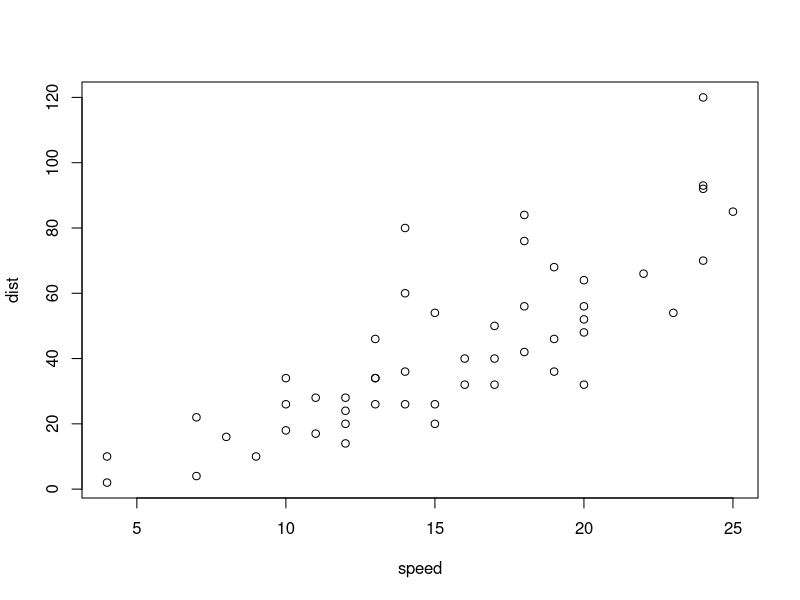
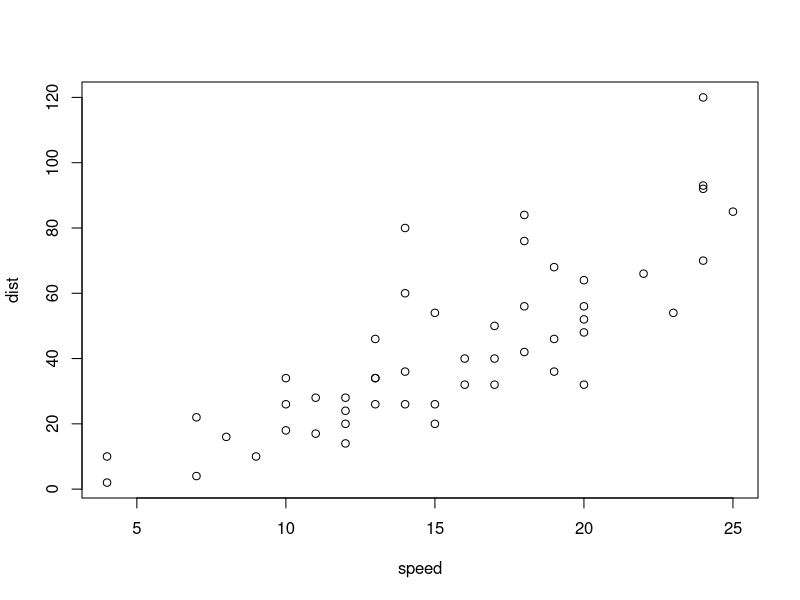
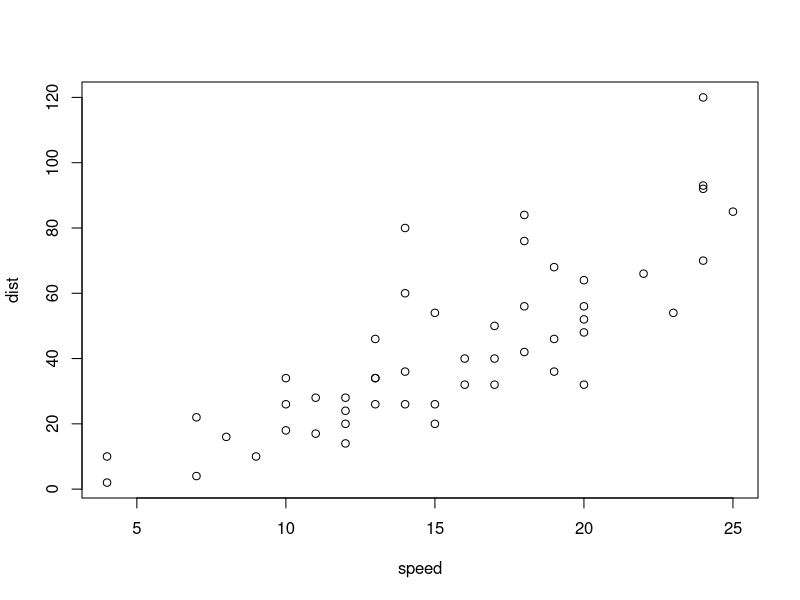
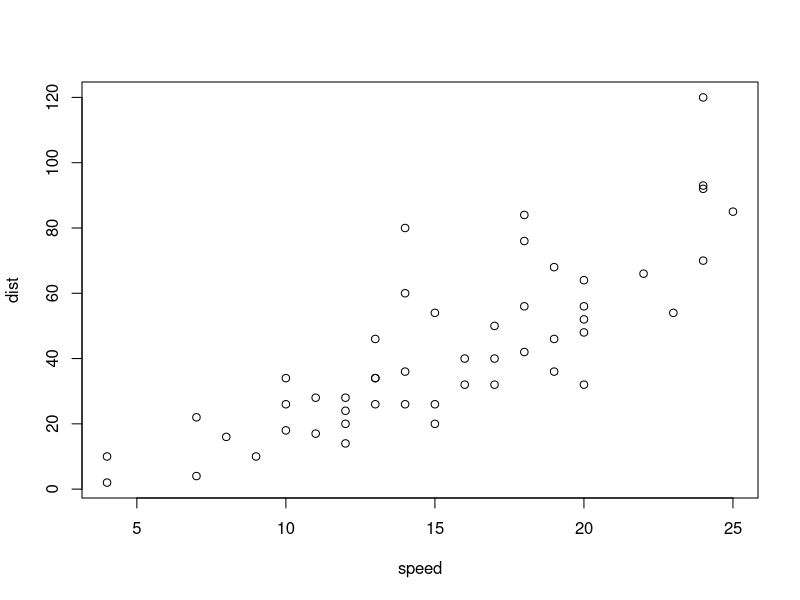
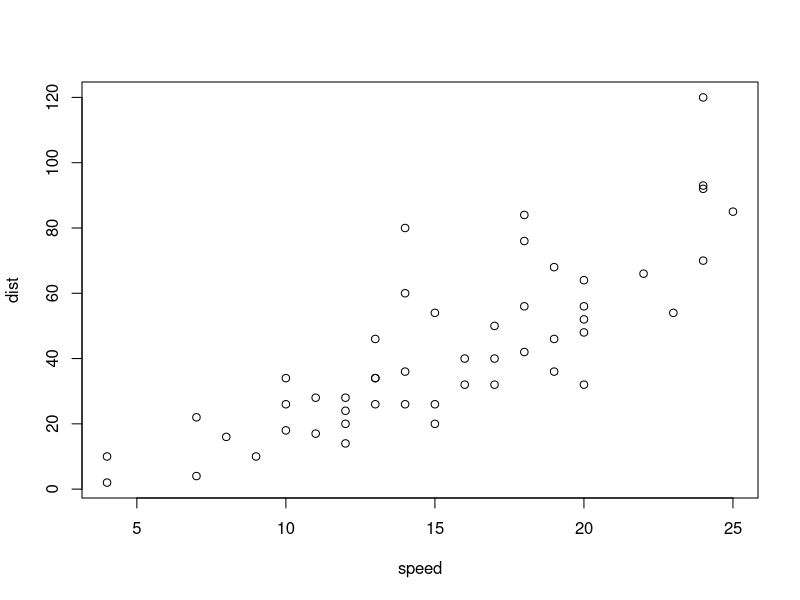
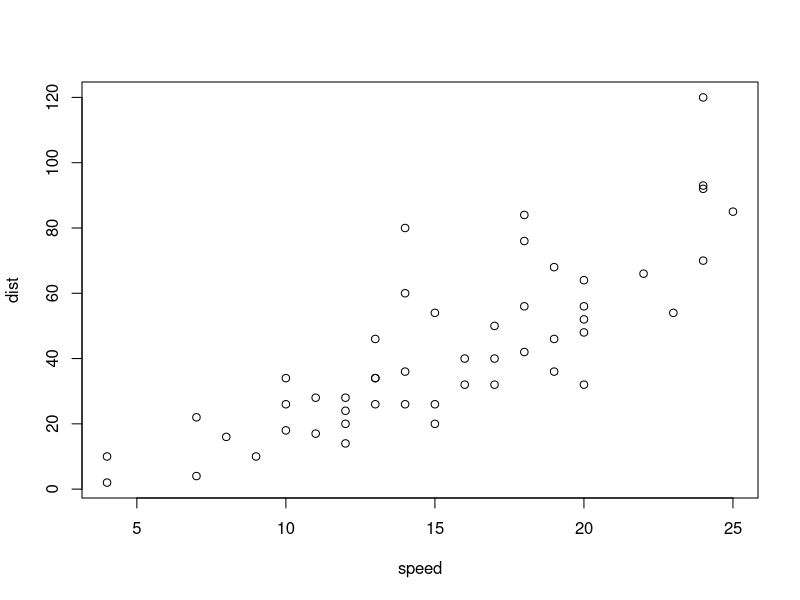

Reproduce these figures in R, in order.
## ---- chunk 1
knitr::opts_chunk$set(echo = FALSE, message = FALSE, warning = FALSE)
## ---- chunk 2
plot(cars)
## ---- chunk 3
plot(cars)
## ---- chunk 4
plot(cars)
## ---- chunk 5
plot(cars)
## ---- chunk 6
plot(cars)
## ---- chunk 7
plot(cars)
